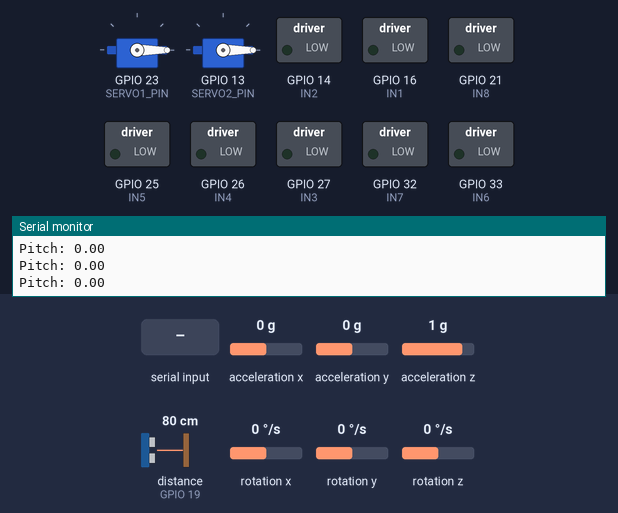
Bench run of a sketch on a simulated ESP32. Parts: 2 × servo, switched loads named in the sketch (green lamp = pin HIGH), the last lines printed to the serial monitor. Wiring (inferred from the names in the program): ultrasonic range finder: trigger GPIO 18; echo GPIO 19. The inputs (shaded band) are chosen by the test bench; at power-on: distance to the obstacle (sensor on GPIO 19) 80 cm, acceleration x 0 g, acceleration y 0 g, acceleration z 1 g, rotation x 0 °/s, rotation y 0 °/s, rotation z 0 °/s. The echo pulse lasts 58.3 µs per cm; nothing arrives over Bluetooth unless stated; pins used as bus, display or sensor lines are not drawn.

Above: at 4.2 s.
4.3 s: "U" received over the second serial link
At 6.1 s:
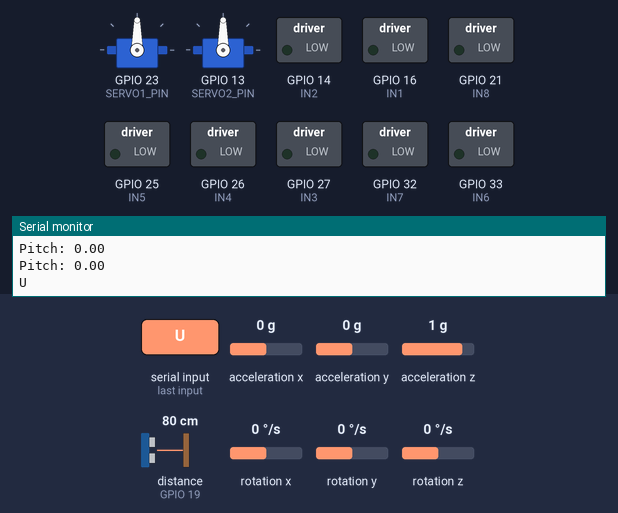
6.8 s: "A" received over the second serial link
At 9.7 s:
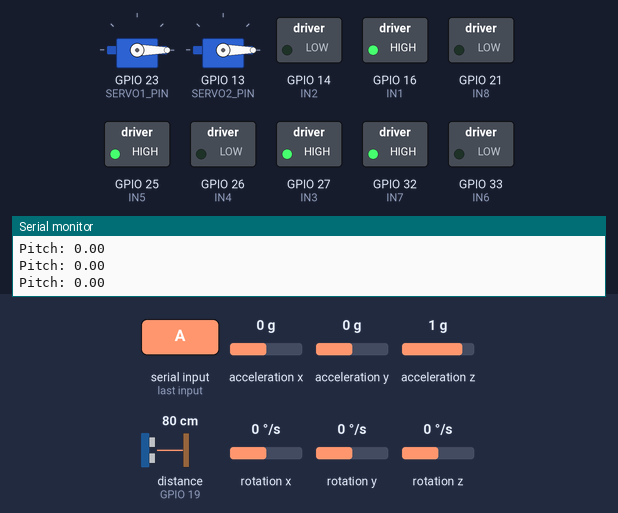
9.8 s: distance to the obstacle (sensor on GPIO 19) set to 22 cm
11.3 s: distance to the obstacle (sensor on GPIO 19) set to 19 cm
At 12.8 s:
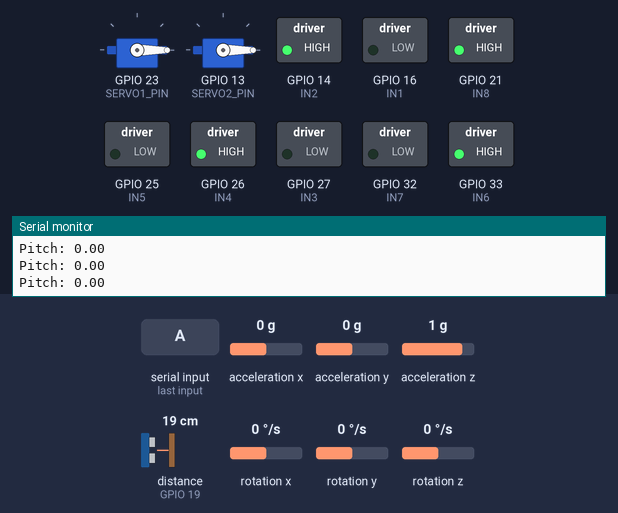
13.9 s: distance to the obstacle (sensor on GPIO 19) set to 35 cm
At 15.8 s:
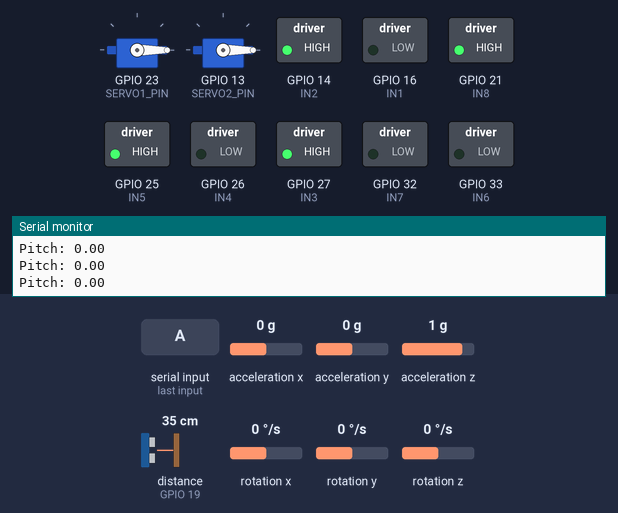
16.9 s: distance to the obstacle (sensor on GPIO 19) set to 2 cm
At 17.9 s:
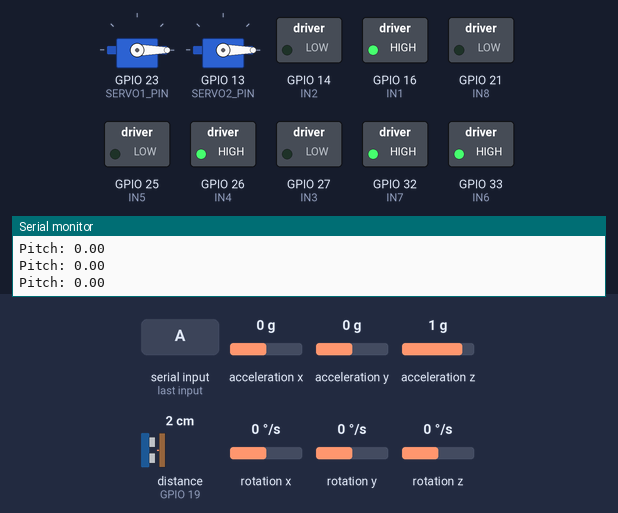
Timing chart, 0 to 19.9 s (numbered marks = the images above; inputs shaded):
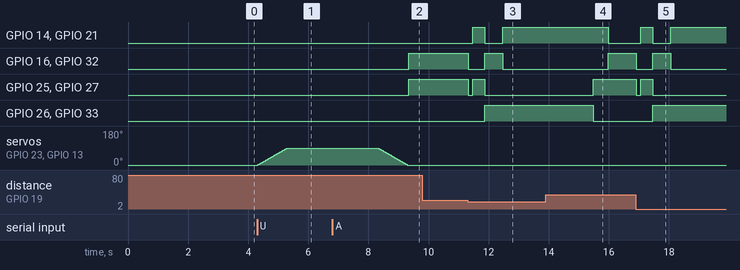

Measured:
- the behaviour switches between 21 and 20 cm on distance to the obstacle (sensor on GPIO 19) (found by bisection; images 2 and 3)
- after the input at 4.3 s, servo on GPIO 23 (SERVO1_PIN), servo on GPIO 13 (SERVO2_PIN): moves from 0° to 90° over 0.99 s, starting at once
- after the input at 6.8 s, GPIO 16 (IN1), GPIO 25 (IN5), GPIO 27 (IN3), GPIO 32 (IN7): LOW → HIGH after 2.5 s
- after the input at 11.3 s, GPIO 14 (IN2): LOW → HIGH after 0.17 s, → LOW 0.40 s later, → HIGH 0.60 s later; GPIO 16 (IN1): HIGH → LOW at once, → HIGH 0.55 s later, → LOW 0.60 s later
- after the input at 13.9 s, GPIO 14 (IN2), GPIO 21 (IN8): goes on until 16.0 s, then stays LOW; GPIO 16 (IN1), GPIO 32 (IN7): goes on until 16.0 s, then stays HIGH; GPIO 25 (IN5), GPIO 27 (IN3): goes on until 15.5 s, then stays HIGH
- after the input at 16.9 s, GPIO 14 (IN2): LOW → HIGH after 0.16 s, → LOW 0.40 s later, → HIGH 0.60 s later; GPIO 16 (IN1): HIGH → LOW at once, → HIGH 0.55 s later, → LOW 0.60 s later

The sketch:

main.ino
```cpp
// ============================================================
// ESP32 ROBOT — v4 (19-05-2026)
// First MPU6050 integration draft. Adds pitch reading and an
// early attempt at tilt-based front/rear motor cutoff.
// NOTE: this version has a known bug — pitch is clamped to 0
// above 90 degrees, and the frontOK/rearOK booleans are computed
// but not actually used in manualDrive(). This was fixed in v5.
// ============================================================

#include <ESP32Servo.h>
#include "BluetoothSerial.h"
#include <Wire.h>
#include <MPU6050_tockn.h>

BluetoothSerial SerialBT;
MPU6050 mpu6050(Wire);

// =========================
// ULTRASONIC
// =========================
#define TRIG 18
#define ECHO 19

// =========================
// MOTORS
// =========================

// Front Right
#define IN1 16
#define IN2 14

// Front Left
#define IN3 27
#define IN4 26

// Rear Left
#define IN5 25
#define IN6 33

// Rear Right
#define IN7 32
#define IN8 21

// =========================
// SERVOS
// =========================
#define SERVO1_PIN 23
#define SERVO2_PIN 13

Servo liftServo1;
Servo liftServo2;

// =========================
// STATE
// =========================
char command = 'S';
bool autoMode = false;

// =========================
// SETUP
// =========================

void setup() {

  Serial.begin(115200);
  SerialBT.begin("ESP32_ROBOT");

  pinMode(TRIG, OUTPUT);
  pinMode(ECHO, INPUT);

  pinMode(IN1, OUTPUT); pinMode(IN2, OUTPUT);
  pinMode(IN3, OUTPUT); pinMode(IN4, OUTPUT);
  pinMode(IN5, OUTPUT); pinMode(IN6, OUTPUT);
  pinMode(IN7, OUTPUT); pinMode(IN8, OUTPUT);

  mpu6050.begin();
  Wire.begin(22, 4);


  Serial.println("Keep robot still...");
  mpu6050.calcGyroOffsets(true);

  Serial.println("MPU6050 READY");

  // Servo setup
  liftServo1.attach(SERVO1_PIN);
  liftServo2.attach(SERVO2_PIN);

  liftServo1.write(0);
  liftServo2.write(0);

  stopAll();

  Serial.println("Robot Ready");
}

// =========================
// LOOP
// =========================

void loop() {

  // MPU UPDATE
  mpu6050.update();

  float pitch = abs(mpu6050.getAngleX());
  if (pitch > 90) pitch = 0;

  Serial.print("Pitch: ");
  Serial.println(pitch);

  // Bluetooth
  if (SerialBT.available()) {

    command = SerialBT.read();

    Serial.println(command);

    if (command == 'A') {

      autoMode = true;
      stopAll();
    }

    else if (command == 'M') {

      autoMode = false;
      stopAll();
    }

    else if (command == 'U' && !autoMode) {

      dualLiftCycle();
    }
  }

  long distance = getDistance();

  if (autoMode) {

    autoDrive(distance);
  }

  else {

    manualDrive(pitch);
  }

  delay(20);
}

// =========================
// AUTO MODE
// =========================

void autoDrive(long distance) {

  if (distance > 0 && distance < 20) {

    stopAll();
    delay(150);

    pivotRight();
    delay(400);

    if (getDistance() > 20) return;

    pivotLeft();
    delay(600);

    if (getDistance() > 20) return;

    allBackward(0);
    delay(3000);

    pivotRight();
    delay(500);
  }

  allForward(0);
}

// =========================
// MANUAL MODE
// =========================

void manualDrive(float pitch) {

  // These two lines decide which motors are allowed to run
  bool frontOK = !(pitch >= 75 && pitch <= 80);  // false = front motors cut off
  bool rearOK  = !(pitch >= 45 && pitch <= 50);  // false = rear motors cut off

  if (command == 'F') {
    allForward(pitch);
  }

  else if (command == 'B') {
    allBackward(pitch);
  }

  else if (command == 'L') {
    pivotLeft();
  }

  else if (command == 'R') {
    pivotRight();
  }

  else if (command == 'S') {
    stopAll();
  }
}

// =========================
// DUAL SERVO LIFT
// =========================

void dualLiftCycle() {

  stopAll();

  // 0 -> 90 slowly in 1 sec
  for (int pos = 0; pos <= 90; pos++) {
    liftServo1.write(pos);
    liftServo2.write(pos);
    delay(11);
  }

  // stay lifted 3 sec
  delay(3000);

  // 90 -> 0 slowly in 1 sec
  for (int pos = 90; pos >= 0; pos--) {
    liftServo1.write(pos);
    liftServo2.write(pos);
    delay(11);
  }

  command = 'S';
}

// =========================
// ULTRASONIC
// =========================

long getDistance() {

  digitalWrite(TRIG, LOW);
  delayMicroseconds(5);

  digitalWrite(TRIG, HIGH);
  delayMicroseconds(10);

  digitalWrite(TRIG, LOW);

  long duration = pulseIn(ECHO, HIGH, 50000);

  if (duration == 0) return -1;

  return duration * 0.034 / 2;
}

// =========================
// MOTORS
// =========================
void allForward(float pitch){

  // =====================================
  // EXTREME TILT → FRONT OFF
  // =====================================

  if (pitch >= 75) {

    // FRONT OFF
    digitalWrite(IN1, LOW);
    digitalWrite(IN2, LOW);

    digitalWrite(IN3, LOW);
    digitalWrite(IN4, LOW);

    // REAR ON
    digitalWrite(IN5, HIGH);
    digitalWrite(IN6, LOW);

    digitalWrite(IN7, HIGH);
    digitalWrite(IN8, LOW);

    return;
  }

  // =====================================
  // MEDIUM TILT → REAR OFF
  // =====================================

  if (pitch >= 45) {

    // FRONT ON
    digitalWrite(IN1, HIGH);
    digitalWrite(IN2, LOW);

    digitalWrite(IN3, HIGH);
    digitalWrite(IN4, LOW);

    // REAR OFF
    digitalWrite(IN5, LOW);
    digitalWrite(IN6, LOW);

    digitalWrite(IN7, LOW);
    digitalWrite(IN8, LOW);

    return;
  }

  digitalWrite(IN1, HIGH);
  digitalWrite(IN2, LOW);

  digitalWrite(IN3, HIGH);
  digitalWrite(IN4, LOW);

  digitalWrite(IN5, HIGH);
  digitalWrite(IN6, LOW);

  digitalWrite(IN7, HIGH);
  digitalWrite(IN8, LOW);
}

void allBackward(float pitch) {

  // =====================================
  // EXTREME TILT → FRONT OFF
  // =====================================

  if (pitch >= 75) {

    // FRONT OFF
    digitalWrite(IN1, LOW);
    digitalWrite(IN2, LOW);

    digitalWrite(IN3, LOW);
    digitalWrite(IN4, LOW);

    // REAR ON
    digitalWrite(IN5, LOW);
    digitalWrite(IN6, HIGH);

    digitalWrite(IN7, LOW);
    digitalWrite(IN8, HIGH);

    return;
  }

  // =====================================
  // MEDIUM TILT → REAR OFF
  // =====================================

  if (pitch >= 45) {

    // FRONT ON
    digitalWrite(IN1, LOW);
    digitalWrite(IN2, HIGH);

    digitalWrite(IN3, LOW);
    digitalWrite(IN4, HIGH);

    // REAR OFF
    digitalWrite(IN5, LOW);
    digitalWrite(IN6, LOW);

    digitalWrite(IN7, LOW);
    digitalWrite(IN8, LOW);

    return;
  }

  digitalWrite(IN1, LOW);
  digitalWrite(IN2, HIGH);

  digitalWrite(IN3, LOW);
  digitalWrite(IN4, HIGH);

  digitalWrite(IN5, LOW);
  digitalWrite(IN6, HIGH);

  digitalWrite(IN7, LOW);
  digitalWrite(IN8, HIGH);
}

void pivotRight() {

  digitalWrite(IN3, HIGH);
  digitalWrite(IN4, LOW);

  digitalWrite(IN5, HIGH);
  digitalWrite(IN6, LOW);

  digitalWrite(IN1, LOW);
  digitalWrite(IN2, HIGH);

  digitalWrite(IN7, LOW);
  digitalWrite(IN8, HIGH);
}

void pivotLeft() {

  digitalWrite(IN3, LOW);
  digitalWrite(IN4, HIGH);

  digitalWrite(IN5, LOW);
  digitalWrite(IN6, HIGH);

  digitalWrite(IN1, HIGH);
  digitalWrite(IN2, LOW);

  digitalWrite(IN7, HIGH);
  digitalWrite(IN8, LOW);
}

void stopAll() {

  digitalWrite(IN1, LOW);
  digitalWrite(IN2, LOW);

  digitalWrite(IN3, LOW);
  digitalWrite(IN4, LOW);

  digitalWrite(IN5, LOW);
  digitalWrite(IN6, LOW);

  digitalWrite(IN7, LOW);
  digitalWrite(IN8, LOW);
}
```
